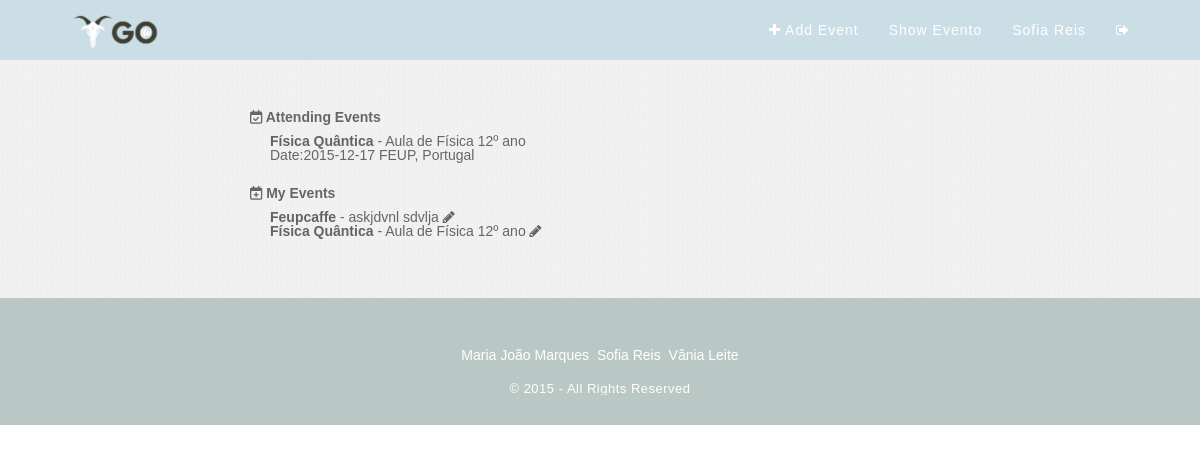
Screenshot of /?pagina=userPage (signed in) with the database file from the repository.
### tables this page shows
CREATE TABLE "Event" (
	`idEvent`	INTEGER PRIMARY KEY AUTOINCREMENT,
	`name`	TEXT NOT NULL,
	`description`	TEXT NOT NULL,
	`idImage`	INTEGER,
	`idType`	INTEGER,
	`date`	TEXT NOT NULL,
	`idUser`	INTEGER NOT NULL,
	`public`	INTEGER DEFAULT 0,
	`local`	TEXT
);

### php/loadEvent.php (called while the page is built, shortened)
<?
try {
  $db = new PDO('sqlite:./db/dboltw.db');
  $db->setAttribute(PDO::ATTR_ERRMODE, PDO::ERRMODE_EXCEPTION);
} catch (PDOException $e) {
    print "Error!: " . $e->getMessage() . "<br/>";
    die();
}
function getEventInfo($id){
  try{
    global $db;
    $stmt=$db->prepare("SELECT * FROM Event WHERE idEvent=:event_id");
    $stmt->bindValue(':event_id',$id,PDO::PARAM_STR);
    $found=$stmt->execute();
    $columns=$stmt->fetch();
    return $columns;
  }catch(PDOException $e){
    if(isset($_SESSION['user_id'])){
      $log=$e->getMessage()." ___Date=".date("Y-m-d")." ___ idUser=".$_SESSION['user_id'].PHP_EOL;
    }else{
      $log=$e->getMessage()." ___Date= ".date("Y-m-d")."\n";
    }
    error_log($log,3,"../error.log");
    return -1;
  }
}
function getEventGo($id){
  try{
    global $db;
    $stmt=$db->prepare("SELECT * FROM EventGo WHERE idUser=:id");
    $stmt->bindValue(':id',$id);
    $query = $stmt->execute();
    $result= $stmt->fetchAll();
    return $result;
  }
  catch(PDOException $e){
    if(isset($_SESSION['user_id'])){
      $log=$e->getMessage()." ___Date=".date("Y-m-d")." ___ idUser=".$_SESSION['user_id'].PHP_EOL;
    }else{
      $log=$e->getMessage()." ___Date= ".date("Y-m-d")."\n";
    }
    error_log($log,3,"../error.log");
    return -1;
  }
}
function getUserEvents($id){
  try{
    global $db;
    $stmt=$db->prepare("SELECT * FROM Event WHERE idUser=:id");
    $stmt->bindValue(':id',$id);
    $query = $stmt->execute();
    $result= $stmt->fetchAll();
    return $result;
  }
  catch(PDOException $e){
    if(isset($_SESSION['user_id'])){
      $log=$e->getMessage()." ___Date=".date("Y-m-d")." ___ idUser=".$_SESSION['user_id'].PHP_EOL;
    }else{
      $log=$e->getMessage()." ___Date= ".date("Y-m-d")."\n";
    }
    error_log($log,3,"../error.log");
    return -1;
  }
}
$eventsGo = getEventGo($_SESSION['user_id']);
$userEvents = getUserEvents($_SESSION['user_id']);
?>

### template/userPage.php (the view)
<? include_once 'php/loadEvent.php'; ?>
<section class="billboard-body-userpage">
<h1 id="userpageTitle"><span><i class="fa fa-calendar-check-o"></i> Attending Events </span></h1>
<div id="userEvents">
<?php
		for($i=0; $i < count($eventsGo); ++$i)
		{
				$event = getEventInfo($eventsGo[$i]['idEvent']);
				echo '<a href="./?pagina=showEvent&id='.$event['idEvent'].'""><span><b>'.$event['name'].'</b></span></a> - '.$event['description'].'<br><span>Date:'.$event['date'].'&nbsp;</span>'.$event['local'];
		}
?>
</div>
<br>
<h1 id="userpageTitle"><span><i class="fa fa-calendar-plus-o"></i></i> My Events </span></h1>
<div id="userEvents">
<?php
		for($i=0; $i < count($userEvents); ++$i)
		{
				$event = getEventInfo($userEvents[$i]['idEvent']);
				echo '<a href="./?pagina=showEvent&id='.$event['idEvent'].'""><span><b>'.$event['name'].'</b></span></a> - '.$event['description'].'
				  <a href="./?pagina=editEvent&id='.$event['idEvent'].'"><i class="fa fa-pencil"></i></a><br>';
		}
?>
</div>
</section>

### template/header.php (shortened to what this page needs)
	<!DOCTYPE html>
<html>
    <head>
			<link href="https://code.jquery.com/ui/1.10.4/themes/ui-lightness/jquery-ui.css" rel="stylesheet">
      <link rel="stylesheet" type="text/css" href="css/sweetalert.css">
      <link href="css/reset.css" rel="stylesheet">
      <link href= "css/main.css" rel="stylesheet" >
      <link href="font-awesome-4.1.0/css/font-awesome.min.css" rel="stylesheet" type="text/css">
<link rel="stylesheet" href="path/to/font-awesome/css/font-awesome.min.css">
      <link rel="stylesheet" href="https://netdna.bootstrapcdn.com/font-awesome/4.0.3/css/font-awesome.min.css" />
<link rel="stylesheet" href="https://maxcdn.bootstrapcdn.com/font-awesome/4.5.0/css/font-awesome.min.css">
      </head>
      <body>
        <section class="billboard-header">
          <header id="header_geral">
            <div class="wrapper">
              <a href="./"><img src="img/logo_goat.png" class="h_logo" alt="" title=""></a>
              <nav>
                <?php
                if(isset($_SESSION['username'])){ ?>
                <ul class="main_nav">
                  <li><a href="./?pagina=createEvent"><i class="fa fa-plus"></i> Add Event</a></li>
                  <li><a href="./?pagina=listEvents">Show Evento</a></li>
                   <li><a href="./?pagina=userPage"><p><?php echo $_SESSION['firstname']; ?> <?php echo $_SESSION['lastname']; ?></p></a></li>
                  <li><a href="./php/action_logout.php"><span class="icon"><i class="fa fa-sign-out"></i></span></a></li>
                </ul>
                  <?php }?>
              </nav>
            </div>
          </header>
				</section>

### index.php
<?php
include 'template/header.php';
if (isset ( $_GET ['pagina'] ))
{
	 $url = 'template/' . $_GET['pagina'] . '.php';
	 include  $url;
}
else
{
 	include 'template/home.php';
}
include 'template/footer.php';
?>

### template/footer.php
<footer>
		<nav>
			<ul>
				<li><a href="#">Maria João Marques</a></li>
				<li><a href="#">Sofia Reis</a></li>
				<li><a href="#">Vânia Leite</a></li>
			</ul>
		</nav>
		<p class="rights">© 2015 - All Rights Reserved</p>
	</footer>
</body>
</html>

### css/main.css (style rules this page uses)
#header_geral { width: 100%; height: auto; background-color: rgba(0, 93, 125, 0.2) !important; z-index: 9999; }
#header_geral .h_logo { float: left; width: 9%; margin-top: 13px; }
#header_geral nav { float: right; margin-top: 23px; overflow: hidden; }
#header_geral nav ul li { float: left; margin-left: 30px; }
#header_geral nav ul li a { text-decoration: none; color: white; letter-spacing: 1px; }
.billboard-body-userpage { width: auto; height: 100%; padding-left: 250px; padding-right: 250px; padding-bottom: 50px; padding-top: 50px; background: url('../img/pattern.jpg') center fixed; background-size: cover; -webkit-background-size: cover; -moz-background-size: cover; -o-background-size: cover; }
.billboard-header { width: 100%; height: 60px; background: rgba(0, 93, 125, 0.2) !important ; background-size: cover; -webkit-background-size: cover; -moz-background-size: cover; -o-background-size: cover; }
footer { width: 100%; padding: 30px 0; background-color: rgba(179,194,191,0.9); text-align: center; height: 100% }
footer nav { width: 100%; }
footer nav ul li { list-style: none; display: inline-block; margin: 20px 0 20px 0; }
footer nav ul li a { text-decoration: none; color: white; font-size: 14px; padding:2px; }
footer .rights { color: white; font-size: 13px; letter-spacing: .5px; }
.wrapper { width: 1060px; height: auto; margin: 0 auto; }
footer nav ul li a, footer .rights a, header nav ul li a, .call_to_action a.cta_btn, .testimonials a.author, .newsletter .submit_nl { transition: .2s linear; -webkit-transition: .2s linear; -moz-transition: .2s linear; -o-transition: .2s linear; }
body { font-family: 'Source Sans Pro', sans-serif; font-size: 14px; color: #666; }
.title #t h1,p { overflow: hidden; text-overflow: ellipsis; }
#userpageTitle { size: 20%; }
#userEvents { padding-left: 20px; padding-bottom: 10px; padding-top: 10px; }
#userEvents a { color: #646363; text-decoration: none; }

### rows the page displays
event: name "Física Quântica", description "Aula de Física 12º ano", date "2015-12-17", local "FEUP, Portugal"
event: name "Feupcaffe", description "askjdvnl sdvlja"

### other values shown
$_SESSION['firstname'] "Sofia"
$_SESSION['lastname'] "Reis"
